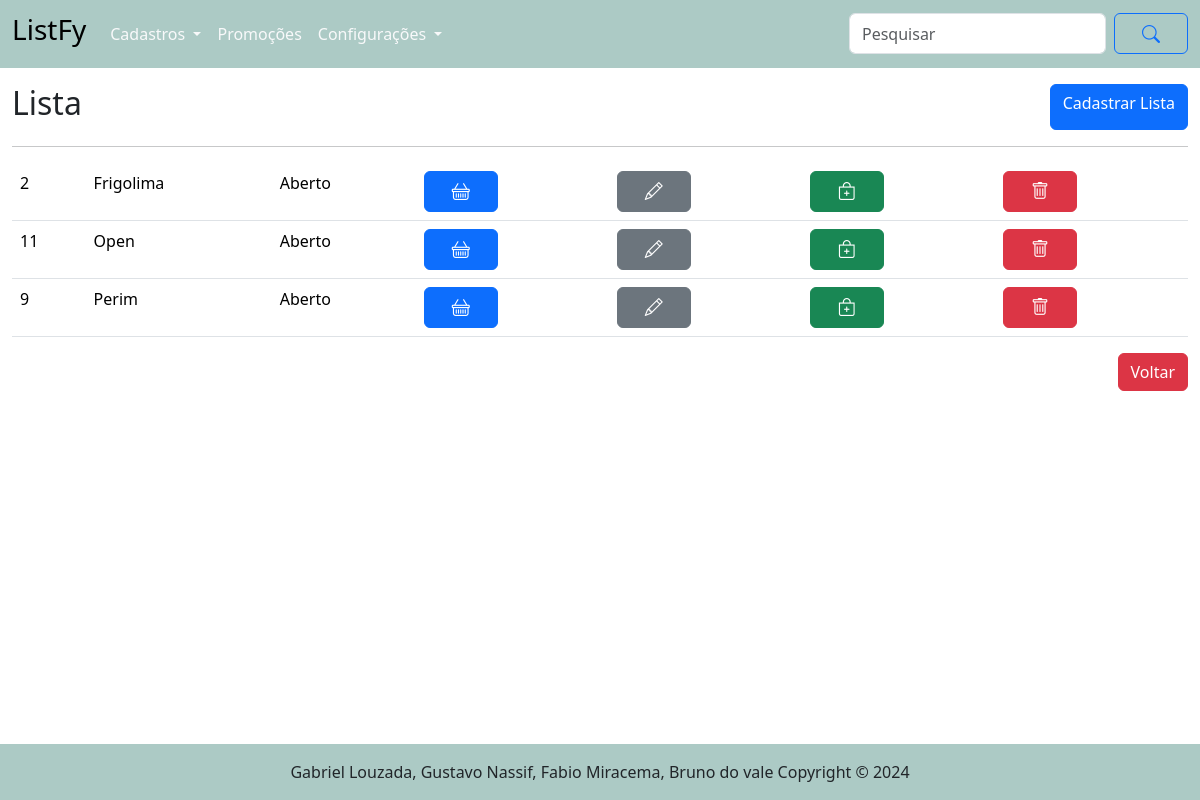
Before: /lista/ with the older database file.
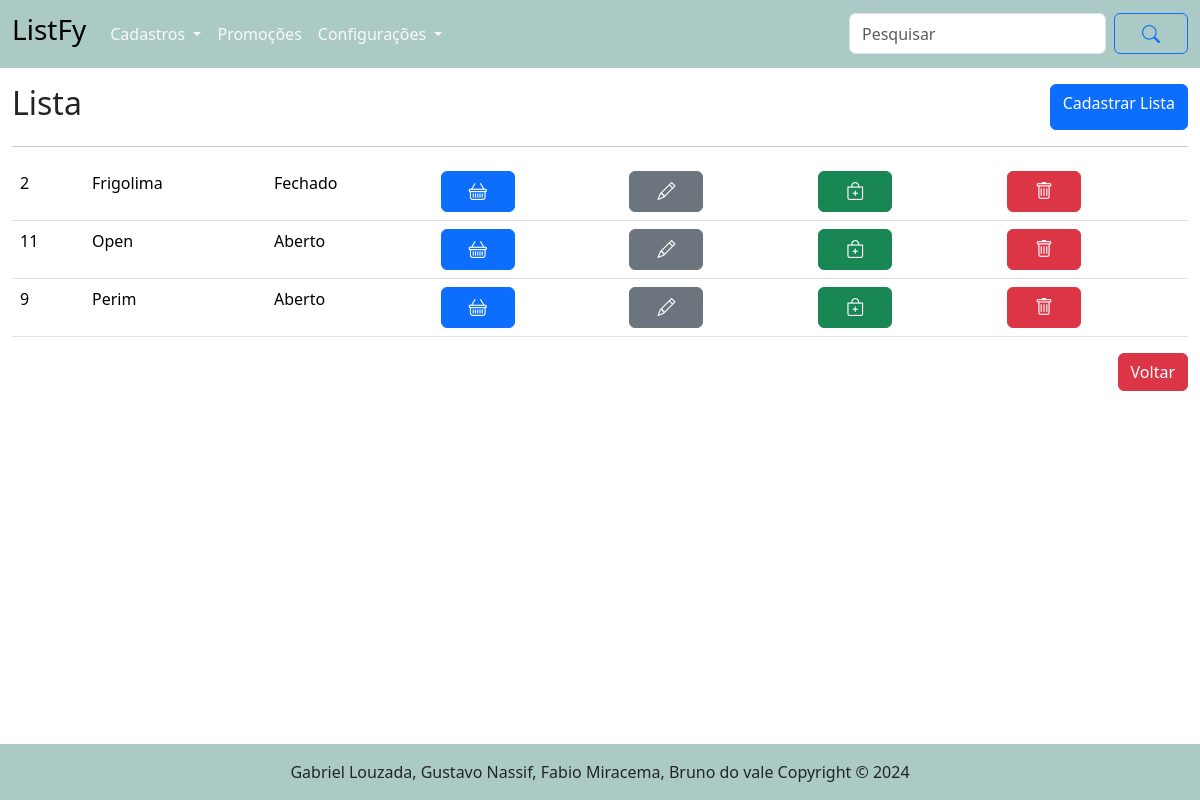
After: the same page with the newer database file.
### tables this page shows
CREATE TABLE "lista" (
	"id_lista"	      INTEGER,
	"estabelecimento"	TEXT    NOT NULL,
	"id_user"	        INTEGER NOT NULL,
  "status_lista"     		  INTEGER NOT NULL,
	FOREIGN KEY("id_user") REFERENCES "usuario"("id_user"),
	PRIMARY KEY("id_lista" AUTOINCREMENT)
);

### routes/lista_routes.py (the view)
@router.get("/", response_class=HTMLResponse)
async def get_listas(request: Request):
    listas = obter_todos_lista()
    return templates.TemplateResponse("/lista/listas.html", {"request": request, "listas": listas})

### templates/lista/listas.html (shortened to what this page needs)
{% extends "base.html" %}
{% block conteudo %}
    <main class="container-fluid">
        <div class="d-flex justify-content-between mt-3">
            <h2>Lista</h2>
            <a href="/lista/cadastrar_lista" class="btn btn-primary"> Cadastrar Lista</a>
        </div>
        <table class="table">
            <hr>
            {% for l in listas %}
            <tr>
                <td>{{ l.id_lista }}</td>
                <td>{{ l.estabelecimento }}</td>
                {% if l.status_lista == 1 %}
                    <td> Aberto </td>
                {% else %}
                    <td> Fechado </td>
                {% endif %}
                <td><a href="/lista/abrir/{{ l.id_lista }}"class="btn btn-primary"><i class="bi bi-basket"></i></a></td>
                <td><a href="/lista/alterar_lista/{{l.id_lista}}"class="btn btn-secondary"><i class="bi bi-pencil"></i></a></td>
                <td><a href="/itens_lista/categorias/{{ l.id_lista }}"class="btn btn-success"><i class="bi bi-bag-plus"></i></a></td>
                <td><a href="/lista/excluir/{{ l.id_lista }}"class="btn btn-danger"><i class="bi bi-trash"></i></a>
            </tr>
            {% endfor %}
        </table>
        <div class="row">
            <div class="col-12 mb-5 d-flex justify-content-end">
                <a href="/" class="btn btn-danger"> Voltar</a>
            </div>
        </div>
    </main>
{% endblock %}

### templates/base.html (shortened to what this page needs)
<!DOCTYPE html>
<html lang="pt-br">
<head>
    <link rel="stylesheet" href="/static/style/style.css">
    <link href="https://cdn.jsdelivr.net/npm/bootstrap@5.3.3/dist/css/bootstrap.min.css" rel="stylesheet">
    <link rel="stylesheet" href="https://cdn.jsdelivr.net/npm/bootstrap-icons@1.11.3/font/bootstrap-icons.min.css">
</head>
<body>
    {% include "header.html" %}
    {% block conteudo %}{% endblock %}
    {% include "footer.html" %}
</body>
</html>

### templates/header.html (shortened to what this page needs)
<header>
    <nav class="navbar navbar-expand-lg" style="background-color: #accac5;">
        <div class="container-fluid">
          <a class="navbar-brand" href="/">
            <h3>ListFy</h3>
          </a>
          <div class="collapse navbar-collapse" id="navbarSupportedContent">
            <ul class="navbar-nav me-auto mb-2 mb-lg-0">
              <li class="nav-item dropdown">
                <a class="nav-link dropdown-toggle text-light" href="#" id="navbarDropdownMenuLink" role="button" data-bs-toggle="dropdown" aria-expanded="false">
                  Cadastros
                </a>
              </li>
              <li class="nav-item">
                <a class="nav-link text-light" href="/promocao">Promoções</a>
              </li>
              <li class="nav-item dropdown">
                <a class="nav-link dropdown-toggle text-light" href="#" id="navbarDropdownMenuLink" role="button" data-bs-toggle="dropdown" aria-expanded="false">
                  Configurações
                </a>
            </ul>
            <form class="d-flex">
              <input class="form-control me-2" type="search" placeholder="Pesquisar" aria-label="Search">
              <button class="btn btn-outline-primary" type="submit"><i class="bi bi-search"></i></button>
            </form>
          </div>
        </div>
      </nav>
</header>

### templates/footer.html (shortened to what this page needs)
<div class="p-3 mt-5 ">
</div>
<footer class="bd-footer fixed-bottom" style="background-color: #accac5">
    <div class="d-flex justify-content-center mt-3">
        <p>Gabriel Louzada, Gustavo Nassif, Fabio Miracema, Bruno do vale Copyright &copy; 2024</p>
    </div>
</footer>

### static/style/style.css (style rules this page uses)
i { padding: 15px; font-size: 18px; }

Changed rows visible on the page:
changed lista "Frigolima": status_lista "Aberto" → "Fechado"
